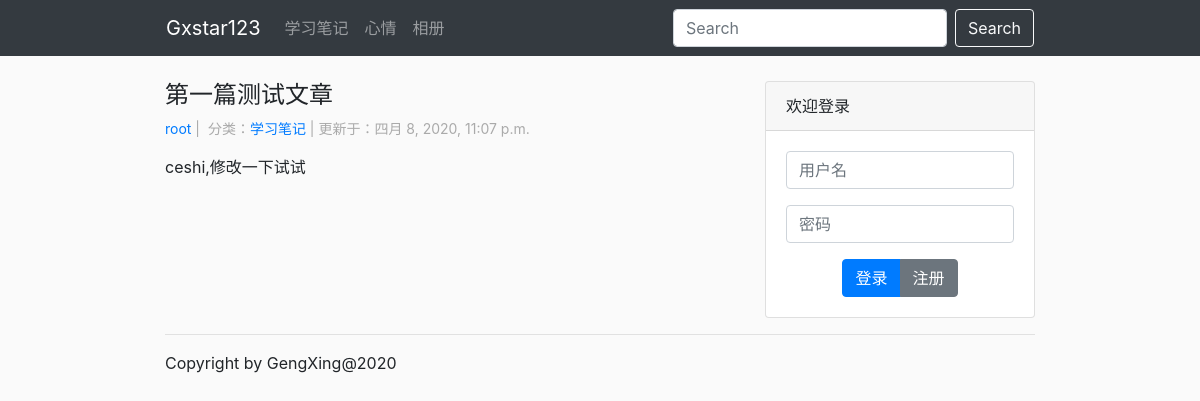
Page /blog/showArticle_2/ on the earlier database version.
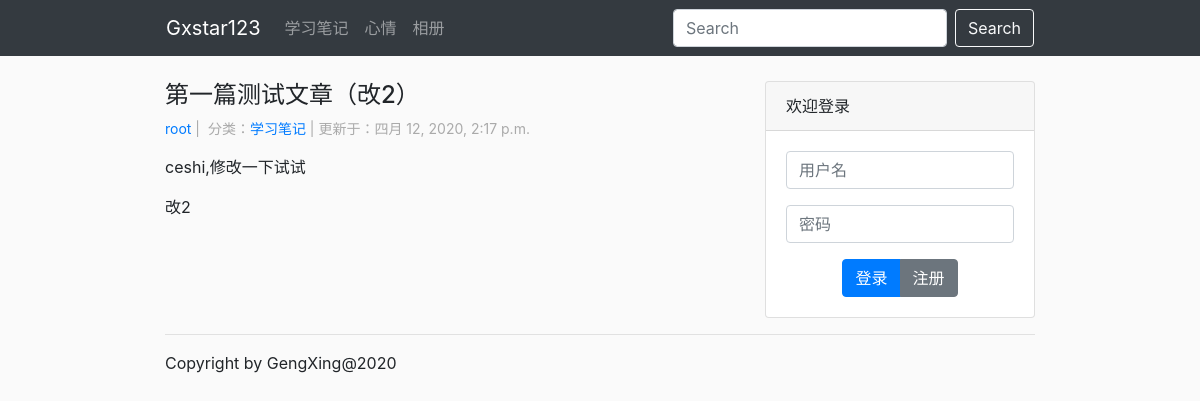
Same page on the later database version.
### blog/models.py (models this page shows, shortened)
class Article(models.Model):
    title=models.CharField('标题',max_length=100)
    author=models.ForeignKey(User,on_delete=models.CASCADE,verbose_name='用户')
    cover=models.URLField('封面地址',default='https://i.loli.net/2020/04/08/IHWehlbkQ5nxEma.jpg')
    body=RichTextField()
    createTime=models.DateTimeField('创建时间',auto_now_add=True,null=True)
    updateTime=models.DateTimeField('修改时间',auto_now=True)
    category=models.ForeignKey(Category,on_delete=models.DO_NOTHING,verbose_name='分类',blank=True,null=True)
    class Meta:
        verbose_name="文章"
        verbose_name_plural = verbose_name

class Category(models.Model):
    category=models.CharField('分类',max_length=100)
    class Meta:
        verbose_name="博客分类"
        verbose_name_plural = verbose_name
    def __str__(self):
        return self.category

### blog/views.py (the view)
# urls.py: path('showArticle_<int:article_id>/',views.showArticle,name='showArticle'),
def showArticle(request,article_id):
    AllCategory = Category.objects.all()
    article=Article.objects.get(id=article_id)
    context = {
        'LoginForm':LoginForm,
        'AllCategory': AllCategory,
        'errorMsg':'',
        'currentuser':request.user,
        'article':article
    }
    return render(request,'blog/article_show.html',context)

### blog/templates/blog/article_show.html (shortened to what this page needs)
{% extends "blog/layout.html" %}
{% block content %}
<h4>{{article.title}}</h4>
<p class="info">
    <a href="">{{article.author.username}}</a><span> | &nbsp;分类：</span><a href="">{{article.category}}</a><span> |&nbsp;更新于：</span><time>{{article.updateTime}}</time>
</p>
<article>
    {{article.body|safe}}
</article>
{% endblock %}

Differences in the rows shown:
changed Article "root": title "第一篇测试文章" → "第一篇测试文章（改2）"; updateTime "四月 8, 2020, 11:07 p.m." → "四月 12, 2020, 2:17 p.m."; body "ceshi,修改一下试试" → "ceshi,修改一下试试 改2"
